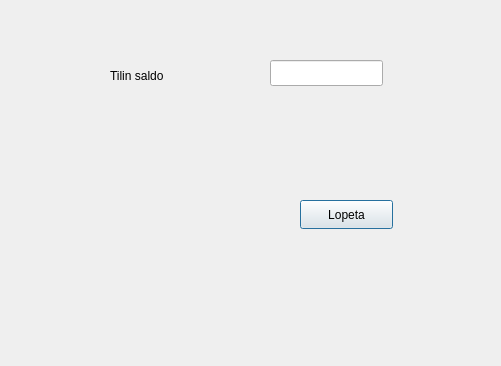
<?xml version="1.0" encoding="UTF-8"?>
<ui version="4.0">
 <class>Saldo</class>
 <widget class="QDialog" name="Saldo">
  <property name="geometry">
   <rect>
    <x>0</x>
    <y>0</y>
    <width>501</width>
    <height>366</height>
   </rect>
  </property>
  <property name="windowTitle">
   <string>Dialog</string>
  </property>
  <widget class="QPushButton" name="Lopeta">
   <property name="geometry">
    <rect>
     <x>300</x>
     <y>200</y>
     <width>93</width>
     <height>29</height>
    </rect>
   </property>
   <property name="text">
    <string>Lopeta</string>
   </property>
  </widget>
  <widget class="QLabel" name="label">
   <property name="geometry">
    <rect>
     <x>110</x>
     <y>60</y>
     <width>131</width>
     <height>31</height>
    </rect>
   </property>
   <property name="text">
    <string>Tilin saldo</string>
   </property>
  </widget>
  <widget class="QLineEdit" name="lineEdit">
   <property name="geometry">
    <rect>
     <x>270</x>
     <y>60</y>
     <width>113</width>
     <height>26</height>
    </rect>
   </property>
  </widget>
 </widget>
 <resources/>
 <connections/>
</ui>
